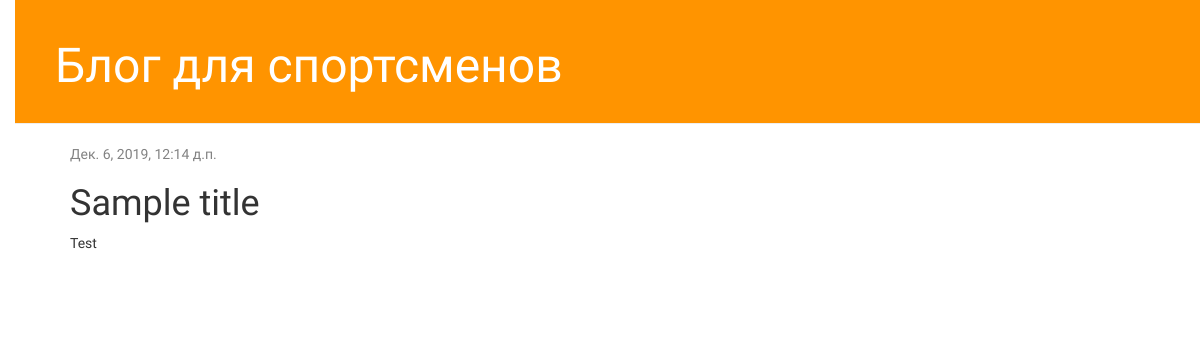
/post/1/, run on an earlier commit of the app's database.
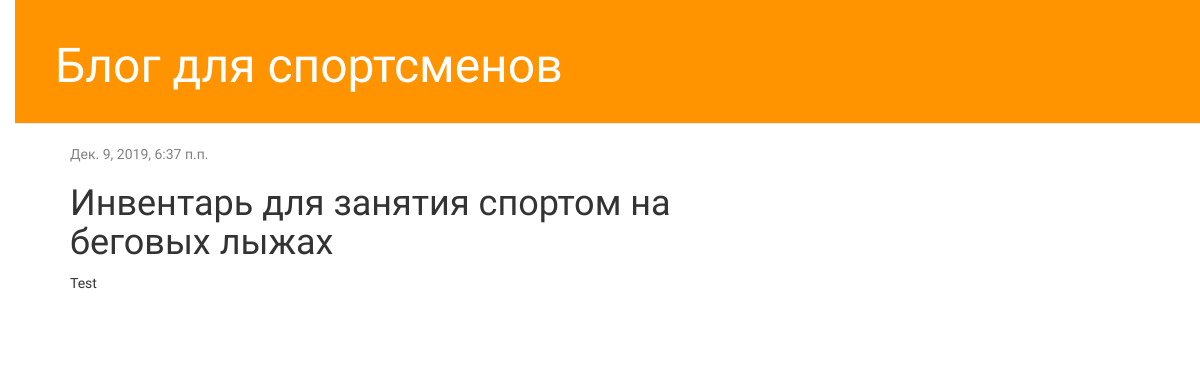
And on a later commit of the database.
### blog/models.py (models this page shows, shortened)
class Post(models.Model):
    author = models.ForeignKey(settings.AUTH_USER_MODEL, on_delete=models.CASCADE)
    title = models.CharField(max_length=200)
    text = models.TextField()
    created_date = models.DateTimeField(default=timezone.now)
    published_date = models.DateTimeField(blank=True, null=True)

### blog/views.py (the view)
# urls.py: path('post/<int:pk>/', views.post_detail, name='post_detail'),
def post_detail(request, pk):
    post = get_object_or_404(Post, pk=pk)
    return render(request, 'blog/post_detail.html', {'post': post})

### blog/templates/blog/post_detail.html (shortened to what this page needs)
{% extends 'blog/base.html' %}
{% block content %}
    <div class="post">
        {% if post.published_date %}
            <div class="date">
                {{ post.published_date }}
            </div>
        {% endif %}
        <h1>{{ post.title }}</h1>
        <p>{{ post.text|linebreaksbr }}</p>
    </div>
        {% load disqus_tags %}
{% endblock %}

What changed in the data, as far as the page shows it:
changed Post "Test": published_date "Дек. 6, 2019, 12:14 д.п." → "Дек. 9, 2019, 6:37 п.п."; title "Sample title" → "Инвентарь для занятия спортом на беговых лыжах"
